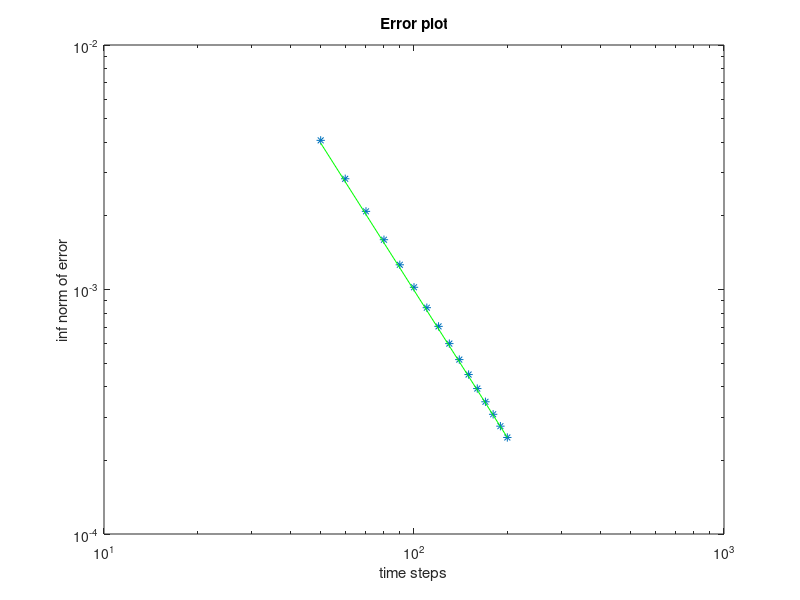

Reproduce this figure in MATLAB.
clear all
close all

%u=y(1),v=y(2),w=y(3)
f=@(t,y) [-2*y(1)*y(2);y(1)^2+y(3)^2-y(2)^2-1;-2*y(3)*(y(1)+y(2))];
df=@(t,y) [-2*y(2),-2*y(1),0;2*y(1),-2*y(2),2*y(3);-2*y(3),-2*y(3),-2*(y(1)+y(2))];

y0=[1;2;15];
tsrif=1000;
ts=tsrif;
k=1/ts;
y=NaN(3,ts+1);
t=linspace(0,1,ts+1);
y(:,1)=y0;

for n=1:ts
  F=@(x) x-y(:,n)-k*0.5*(f(t(n),y(:,n))+f(t(n+1),x));
  JF=@(x) eye(3)-k*0.5*df(t(n+1),x);

  x0=y(:,n)+k*f(t(n),y(:,n)); %guess iniziale con Eulero esplicito
  tol=0.01*k^2; %trapezi ha errore globale prop a k^2
  res=-JF(x0)\F(x0);
  iter=0;
  while(norm(res,Inf)>tol)
    x0+=res;
    res=-JF(x0)\F(x0);
    iter++;
  endwhile
  x0+=res;

  y(:,n+1)=x0;
endfor

yRif=y;

tsrange=[50:10:200];
count=0;

for ts=tsrange
  count++;
  y=NaN(3,ts+1);
  t=linspace(0,1,ts+1);
  k=1/ts;
  y(:,1)=y0;
  
  for n=1:ts
    F=@(x) x-y(:,n) - k*0.5*(f(t(n),y(:,n))+f(t(n+1),x));
    JF=@(x) eye(3)-k*0.5*df(t(n+1),x);
    
    x0=y(:,n)+k*f(t(n),y(:,n)); %guess iniziale con Eulero esplicito
    tol=k^2/100; %trapezi ha errore globale prop a k^2
    res=-JF(x0)\F(x0);
    while(norm(res,Inf)>tol)
      x0+=res;
      res=-JF(x0)\F(x0);
    endwhile
    x0+=res;
    
    y(:,n+1)=x0;
  endfor
  err(count)=norm(y(:,ts+1)-yRif(:,tsrif+1),Inf);
endfor

loglog(tsrange,err,'*',tsrange,err(end)*(tsrange/tsrange(end)).^(-2),'g')
title('Error plot')
xlabel('time steps')
ylabel('inf norm of error')

  
